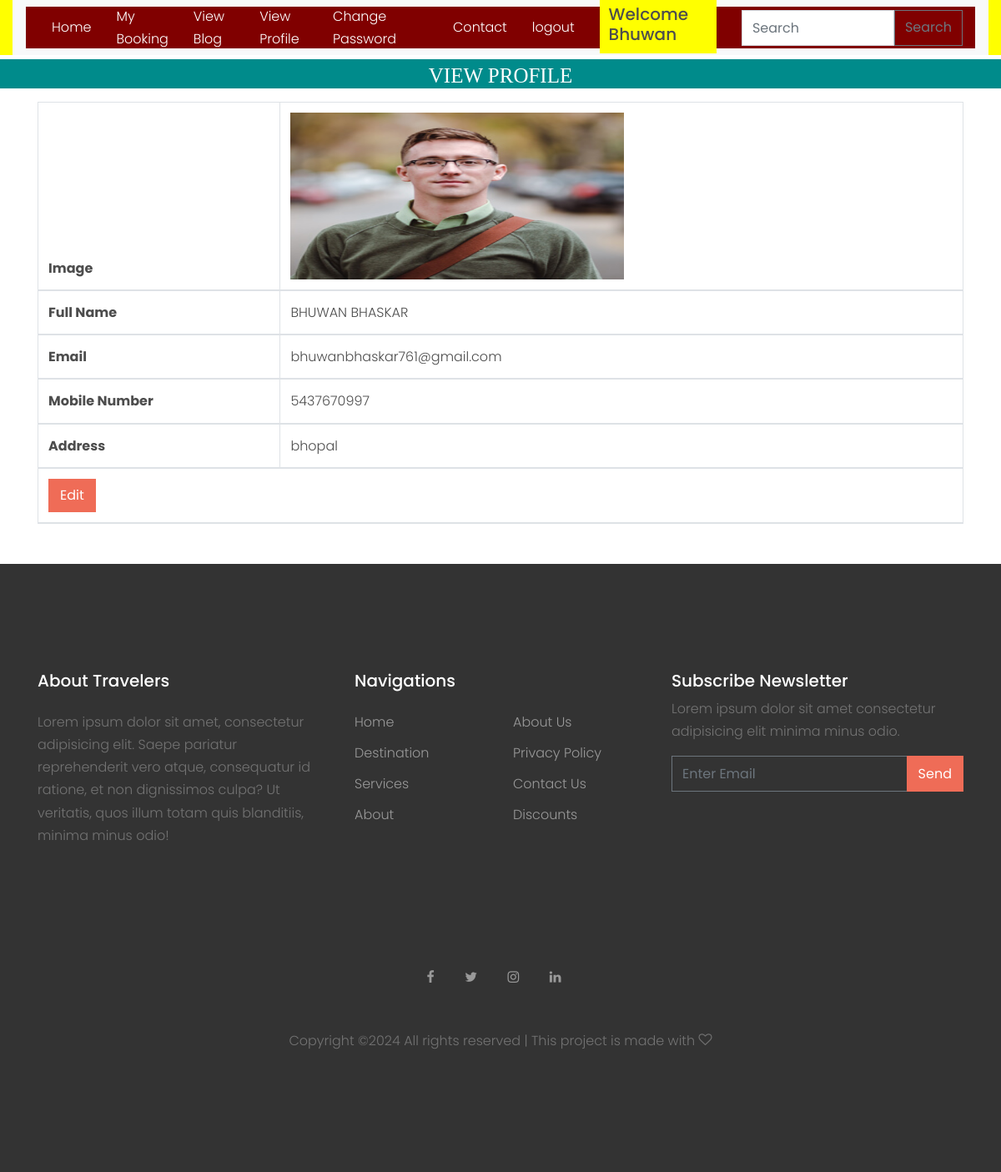
Page /view_profile/ (signed in) on the committed database.
### tour/models.py (models this page shows, shortened)
class User_Profile(models.Model):
    user = models.ForeignKey(User,on_delete=models.CASCADE,null=True)
    address = models.CharField(max_length=20)
    mobile = models.CharField(max_length=20)
    image = models.ImageField(null=True)

### tour/views.py (the view)
# urls.py: path('view_profile/',views.view_profile,name='view_profile'),
def view_profile(request):
    data1=User_Profile.objects.get(user=request.user)
    data=User.objects.get(id=request.user.id)
    d={'data':data,'data1':data1}
    return render(request,'view_profile.html',d)

### tour/templates/view_profile.html (shortened to what this page needs)
{% extends 'base.html' %}
{% load static %}
{% block body %}
<center>
      <h1 style="font-size:25px; background-color:darkcyan;height:35px;color:white;padding:5px;margin-top:5px;font-family : 'Monotype Corsiva" align="center"> VIEW PROFILE </h1>
</center>
<div class="container mt-3">
      <table class="table table-bordered bordered-success">
                  <thead>
                  <tr>
                        <th scope="col">Image</th>
                      <td scope="col">{% if data1.image %}
                          <img src="{{ data1.image.url }}" style="width:400px;height:200px" class="zoom">
                          {% endif %}</td>
                    </tr>
                    <tr>
                      <th scope="col">Full Name</th>
                      <td>{{ data.first_name }} {{ data.last_name }}</td>
                    </tr>
                    <tr>
                      <th scope="col">Email</th>
                      <td>{{ data.email }}</td>
                    </tr>
                    <tr>
                      <th scope="col">Mobile Number</th>
                      <td>{{data1.mobile}}</td>
                    </tr>
                  <tr>
                      <th scope="col">Address</th>
                      <td>{{ data1.address }}</td>
                    </tr>
                   <tr>
                       <th colspan="2"> <a href="{% url 'edit_profile' %}"><button class="btn btn-primary" > Edit </button></a></th>
                    </tr>
                  </thead>
                </table>
</div>
{% endblock %}

### tour/templates/base.html (shortened to what this page needs)
<!DOCTYPE html>
<html lang="en">
<head>
    {% load static %}
    <link rel="stylesheet" href="{% static 'fonts/icomoon/style.css' %}">
    <link rel="stylesheet" href="{% static 'css/bootstrap.min.css' %}">
    <link rel="stylesheet" href="{% static 'css/magnific-popup.css' %}">
    <link rel="stylesheet" href="{% static 'css/jquery-ui.css' %}">
    <link rel="stylesheet" href="{% static 'css/owl.carousel.min.css' %}">
    <link rel="stylesheet" href="{% static 'css/owl.theme.default.min.css' %}">
    <link rel="stylesheet" href="https://cdnjs.cloudflare.com/ajax/libs/font-awesome/4.7.0/css/font-awesome.min.css">
    <link rel="stylesheet" href="{% static 'css/bootstrap-datepicker.css' %}">
    <link rel="stylesheet" href="{% static 'fonts/flaticon/font/flaticon.css' %}">
    <link rel="stylesheet" href="https://cdn.jsdelivr.net/npm/mediaelement@4.2.7/build/mediaelementplayer.min.css>
    <link rel=" href="{% static 'css/aos.css' %}">
    <link rel="stylesheet" href="{% static 'css/style.css' %}">
</head>
<body>
<header class="site-navbar " role="banner">
    <div class="container-fluid">
        <div class="row">
            <div class="col-12" style="background-color:yellow;">
                <nav class="navbar navbar-expand-lg navbar-light bg-light">
                    <div class="container-fluid" style="background-color:maroon;height:50px">
                        <div class="collapse navbar-collapse" id="navbarSupportedContent">
                            {% if request.user.is_staff %}
                            <ul class="navbar-nav me-auto mb-2 mb-lg-0">
                                <li class="active"><a href="{% url 'admin_home' %}">Dashboard</a></li>
                                <li><a href="{% url 'all_user' %}" style="margin-left:10px">All User</a></li>
                                <li><a href="{% url 'add_destination' %}"  style="margin-left:20px">Add Destination</a></li>
                                <li><a href="{% url 'add_blog' %}"  style="margin-left:20px">Add Blog</a></li>
                                <li><a href="{% url 'admin_viewblog' %}"  style="margin-left:20px">View Blog</a></li>
                                <li><a href="{% url 'view_destination' %}"  style="margin-left:20px">View Destination</a></li>
                                <li><a href="{% url 'view_booking' %}"  style="margin-left:20px">View Booking</a></li>
                                <li><a href="{% url 'view_contact' %}"  style="margin-left:20px">View Contact</a></li>
                                <li><a href="{% url 'Change_Password' %}"  style="margin-left:20px">Change Password</a></li>
                                 <li><a href="{% url 'logout' %}"  style="margin-left:20px">logout</a></li>
                                <li class="btn btn-warning"  style="margin-left:20px;background-color:yellow">Welcome {{request.user.username}}</li>
                                {% elif request.user.is_authenticated %}
                                    <a href="{% url 'home' %}" style="color:white">Home</a>
                        <a href="{% url 'my_booking' %}" style="margin-left:30px;color:white">My Booking</a>
                        <a href="{% url 'blog' %}" style="margin-left:30px;color:white">View Blog</a>
                               <a href="{% url 'view_profile' %}" style="margin-left:30px;color:white">View Profile</a>
                               <a href="{% url 'Change_Password' %}" style="margin-left:30px;color:white">Change Password</a>
                                    <a href="{% url 'contact' %}" style="margin-left:50px;color:white">Contact</a>
                               <a href="{% url 'logout' %}" onclick="return confirm('Are You Sure')" style="margin-left:30px;color:white">logout</a>
                                <h5 style="background-color:yellow;margin-left:30px;padding:1%"> Welcome {{request.user.username}}</h5>
                            {% endif %}
                            {% if not request.user.is_staff %}
                            <div align="right">
                                <form class="d-flex pull-right" method="post" action="/search/">
                                    <input class="form-control me-2" type="search" placeholder="Search"
                                           aria-label="Search" name="srh" style="margin-left:30px">
                                    <button class="btn btn-outline-success" type="submit">Search</button>
                                </form>
                            </div>
                            {% endif %}
                        </div>
                    </div>
                </nav>
            </div>
        </div>
    </div>
</header>
{% block body %}
{% endblock %}
<footer class="site-footer mt-5">
    <div class="container">
        <div class="row">
            <div class="col-lg-4">
                <div class="mb-5">
                    <h3 class="footer-heading mb-4">About Travelers</h3>
                    <p>Lorem ipsum dolor sit amet, consectetur adipisicing elit. Saepe pariatur reprehenderit vero
                        atque, consequatur id ratione, et non dignissimos culpa? Ut veritatis, quos illum totam quis
                        blanditiis, minima minus odio!</p>
                </div>
            </div>
            <div class="col-lg-4 mb-5 mb-lg-0">
                <div class="row mb-5">
                    <div class="col-md-12">
                        <h3 class="footer-heading mb-4">Navigations</h3>
                    </div>
                    <div class="col-md-6 col-lg-6">
                        <ul class="list-unstyled">
                            <li><a href="#">Home</a></li>
                            <li><a href="#">Destination</a></li>
                            <li><a href="#">Services</a></li>
                            <li><a href="#">About</a></li>
                        </ul>
                    </div>
                    <div class="col-md-6 col-lg-6">
                        <ul class="list-unstyled">
                            <li><a href="#">About Us</a></li>
                            <li><a href="#">Privacy Policy</a></li>
                            <li><a href="#">Contact Us</a></li>
                            <li><a href="#">Discounts</a></li>
                        </ul>
                    </div>
                </div>
            </div>
            <div class="col-lg-4 mb-5 mb-lg-0">
                <div class="mb-5">
                    <h3 class="footer-heading mb-2">Subscribe Newsletter</h3>
                    <p>Lorem ipsum dolor sit amet consectetur adipisicing elit minima minus odio.</p>
                    <form action="#" method="post">
                        <div class="input-group mb-3">
                            <input type="text" class="form-control border-secondary text-white bg-transparent"
                                   placeholder="Enter Email" aria-label="Enter Email" aria-describedby="button-addon2">
                            <div class="input-group-append">
                                <button class="btn btn-primary text-white" type="button" id="button-addon2">Send
                                </button>
                            </div>
                        </div>
                    </form>
                </div>
            </div>
        </div>
        <div class="row pt-5 mt-5 text-center">
            <div class="col-md-12">
                <div class="mb-5">
                    <a href="#" class="pl-0 pr-3"><span class="icon-facebook"></span></a>
                    <a href="#" class="pl-3 pr-3"><span class="icon-twitter"></span></a>
                    <a href="#" class="pl-3 pr-3"><span class="icon-instagram"></span></a>
                    <a href="#" class="pl-3 pr-3"><span class="icon-linkedin"></span></a>
                </div>
                <p>
                    Copyright &copy;<script>document.write(new Date().getFullYear());</script>
                    All rights reserved | This project is made with <i class="icon-heart-o" aria-hidden="true"></i>
                </p>
            </div>
        </div>
    </div>
</footer>
</body>
</html>

### tour/static/css/style.css (style rules this page uses)
body { line-height: 1.7; color: #4d4d4d; font-weight: 300; font-size: 1rem; }
a { -webkit-transition: .3s all ease; -o-transition: .3s all ease; transition: .3s all ease; }
h1, h2, h3, h4, h5, .h1, .h2, .h3, .h4, .h5 { font-family: "Poppins", -apple-system, BlinkMacSystemFont, "Segoe UI", Roboto, "Helvetica Neue", Arial, sans-serif, "Apple Color Emoji", "Segoe UI Emoji", "Segoe UI Symbol", "Noto Color Emoji"; }
.btn { border-radius: 0; }
.btn.btn-primary { border: 2px solid transparent; }
.form-control { height: 43px; border-radius: 0; }
.site-footer { padding: 4em 0; background: #333333; }
@media (min-width: 768px) { .site-footer { padding: 8em 0; } }
.site-footer p { color: #737373; }
.site-footer h2, .site-footer h3, .site-footer h4, .site-footer h5 { color: #fff; }
.site-footer a { color: #999999; }
.site-footer ul li { margin-bottom: 10px; }
.site-footer .footer-heading { font-size: 20px; color: #fff; }
.site-navbar { margin-bottom: 0px; z-index: 1999; position: relative; }
.bg-light { background: #ccc; }

### tour/templates/base.html (style rules this page uses)
li { color:white; font-size:bold; }

### rows in the picture
User_Profile: image (picture), mobile "5437670997", address "bhopal"

### other values in the picture
{{ request.user.username }} "Bhuwan"
{{ data.first_name }} "BHUWAN"
{{ data.last_name }} "BHASKAR"
{{ data.email }} "bhuwanbhaskar761@gmail.com"
